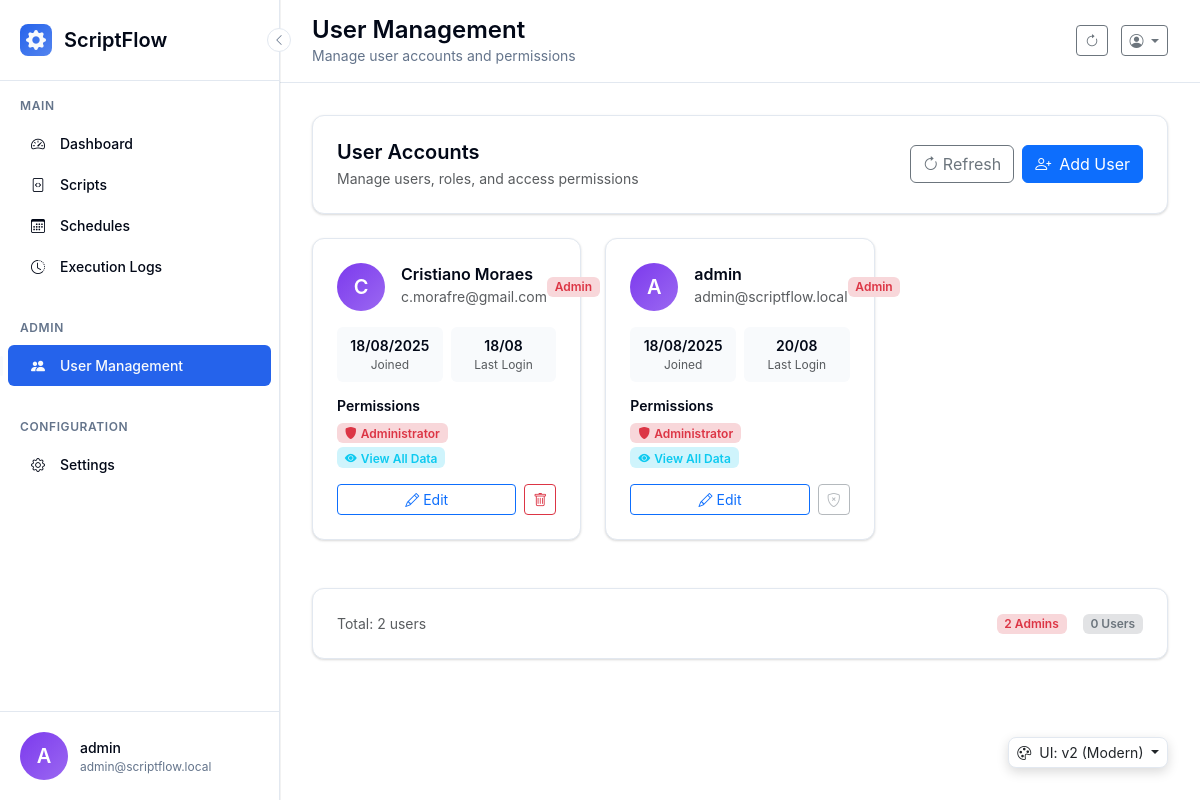
The app's page /admin/users?ui=v2 (signed in), older data.
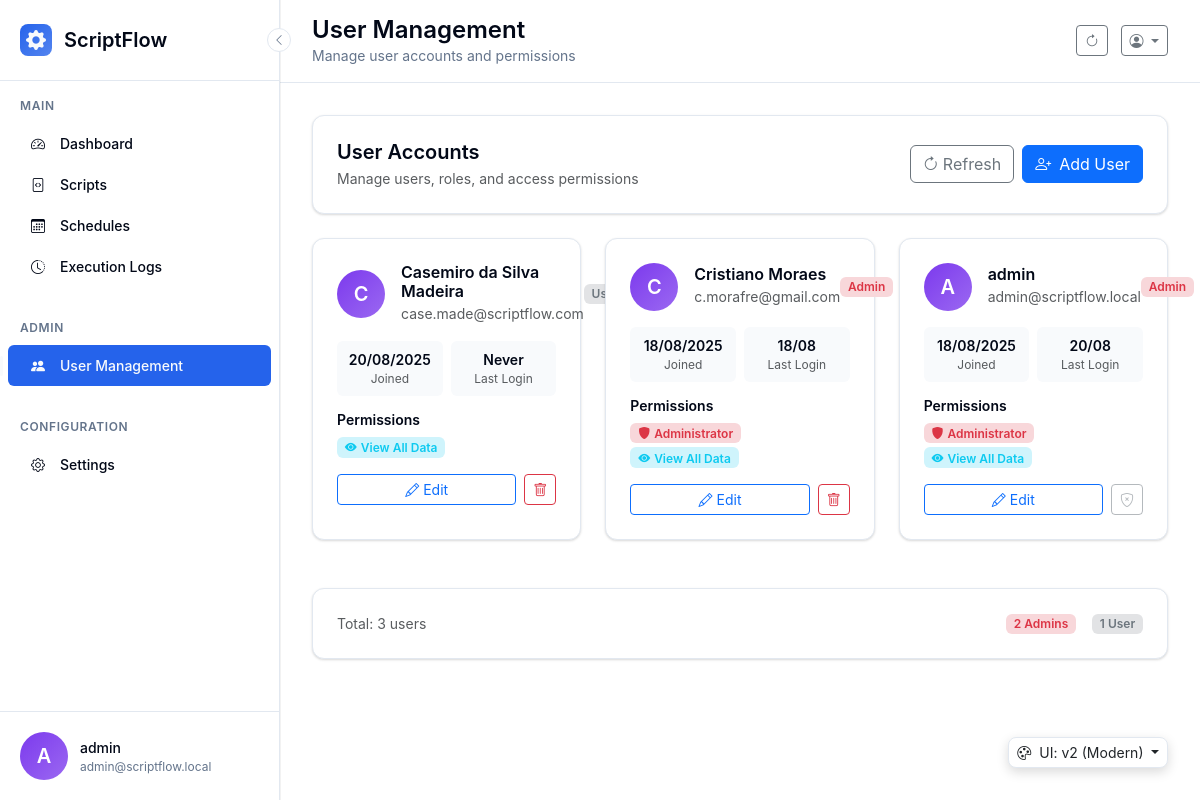
The same page, newer data.
### scriptflow.py (models this page shows, shortened)
class User(UserMixin, db.Model):
    __tablename__ = 'users'
    id = db.Column(db.Integer, primary_key=True)
    username = db.Column(db.String(80), unique=True, nullable=False)
    email = db.Column(db.String(120), unique=True, nullable=False)
    password_hash = db.Column(db.String(255), nullable=False)
    is_admin = db.Column(db.Boolean, default=False, nullable=False)
    can_view_all_data = db.Column(db.Boolean, default=False, nullable=False)
    created_at = db.Column(db.DateTime, default=datetime.now)
    last_login = db.Column(db.DateTime)

### scriptflow.py (the view)
@app.route('/admin/users')
@login_required
@admin_required
def manage_users():
    users = User.query.order_by(User.created_at.desc()).all()
    return render_template(UIVersionManager.get_template_path('admin/users.html'), users=users)

### config/ui_version.py (called while the page is built, shortened)
    @classmethod
    def get_ui_version(cls):
        if request and request.args.get('ui') in ['v1', 'v2']:
            ui_version = request.args.get('ui')
            if session:
                session['ui_version'] = ui_version
            return ui_version

    @classmethod
    def get_template_path(cls, template_name):
        ui_version = cls.get_ui_version()
        return f"{ui_version}/{template_name}"

    @classmethod
    def is_modern_ui(cls):
        return cls.get_ui_version() == cls.MODERN_VERSION

    @classmethod
    def get_ui_display_info(cls):
        current_version = cls.get_ui_version()
        is_v2 = current_version == cls.MODERN_VERSION
        return {
            'current_version': current_version,
            'current_label': 'v2 (Modern)' if is_v2 else 'v1 (Bootstrap)',
            'current_icon': 'bi-stars' if is_v2 else 'bi-bootstrap',
            'is_modern': is_v2,
            'switch_to_version': cls.DEFAULT_VERSION if is_v2 else cls.MODERN_VERSION,
            'switch_to_label': 'Switch to v1 (Bootstrap)' if is_v2 else 'Switch to v2 (Modern)',
            'switch_to_icon': 'bi-bootstrap' if is_v2 else 'bi-stars'
        }

### templates/v2/admin/users.html (shortened to what the changed rows need)
{% extends "v2/base.html" %}
{% block page_title %}User Management{% endblock %}
{% block content %}
{% if users %}
<div class="row">
    {% for user in users %}
    <div class="col-lg-4 col-md-6 mb-4">
        <div class="modern-card h-100">
            <div class="d-flex align-items-center mb-3">
                <div class="user-avatar me-3">
                    {{ user.username[0].upper() }}
                </div>
                <div class="flex-grow-1">
                    <h6 class="mb-0 fw-semibold">{{ user.username }}</h6>
                    <small class="text-muted">{{ user.email }}</small>
                </div>
                {% if user.is_admin %}
                <span class="badge bg-danger-subtle text-danger">Admin</span>
                {% else %}
                <span class="badge bg-secondary-subtle text-secondary">User</span>
                {% endif %}
            </div>
            <div class="mb-3">
                <div class="row g-2 text-center">
                    <div class="col-6">
                        <div class="p-2 bg-light rounded">
                            <div class="fw-semibold small">{{ user.created_at.strftime('%d/%m/%Y') if user.created_at else 'N/A' }}</div>
                            <div class="text-muted" style="font-size: 0.75rem;">Joined</div>
                        </div>
                    </div>
                    <div class="col-6">
                        <div class="p-2 bg-light rounded">
                            <div class="fw-semibold small">{{ user.last_login.strftime('%d/%m') if user.last_login else 'Never' }}</div>
                            <div class="text-muted" style="font-size: 0.75rem;">Last Login</div>
                        </div>
                    </div>
                </div>
            </div>
            <div class="mb-3">
                <h6 class="fw-semibold small mb-2">Permissions</h6>
                <div class="d-flex flex-wrap gap-1">
                    {% if user.is_admin %}
                    <span class="badge bg-danger-subtle text-danger">
                        <i class="bi bi-shield-fill me-1"></i>Administrator
                    </span>
                    {% endif %}
                    {% if user.can_view_all_data %}
                    <span class="badge bg-info-subtle text-info">
                        <i class="bi bi-eye-fill me-1"></i>View All Data
                    </span>
                    {% endif %}
                </div>
            </div>
            <div class="d-flex gap-2 mt-auto">
                <a href="{{ url_for('edit_user', user_id=user.id) }}" class="btn btn-outline-primary btn-sm flex-grow-1">
                    <i class="bi bi-pencil me-1"></i>Edit
                </a>
                {% if user.id != current_user.id %}
                <button class="btn btn-outline-danger btn-sm" onclick="confirmDelete('{{ user.id }}', '{{ user.username }}', {{ user.is_admin|lower }})">
                    <i class="bi bi-trash"></i>
                </button>
                {% else %}
                <button class="btn btn-outline-secondary btn-sm" disabled title="Cannot delete your own account">
                    <i class="bi bi-shield-x"></i>
                </button>
                {% endif %}
            </div>
        </div>
    </div>
    {% endfor %}
</div>
<div class="row mt-4">
    <div class="col-12">
        <div class="modern-card">
            <div class="d-flex justify-content-between align-items-center">
                <div class="text-muted small">
                    Total: {{ users|length }} user{{ 's' if users|length != 1 else '' }}
                </div>
                <div class="d-flex gap-3">
                    {% set admin_count = users|selectattr('is_admin')|list|length %}
                    {% set regular_count = users|length - admin_count %}
                    <span class="badge bg-danger-subtle text-danger">{{ admin_count }} Admin{{ 's' if admin_count != 1 else '' }}</span>
                    <span class="badge bg-secondary-subtle text-secondary">{{ regular_count }} User{{ 's' if regular_count != 1 else '' }}</span>
                </div>
            </div>
        </div>
    </div>
</div>
{% endif %}
{% endblock %}

### templates/v2/base.html (shortened to what the changed rows need)
<!DOCTYPE html>
<html lang="en">
<head>
    <link href="https://cdn.jsdelivr.net/npm/bootstrap@5.3.2/dist/css/bootstrap.min.css" rel="stylesheet">
    <link href="https://cdn.jsdelivr.net/npm/bootstrap-icons@1.11.0/font/bootstrap-icons.css" rel="stylesheet">
</head>
<body>
    <aside class="modern-sidebar" id="sidebar">
        <div class="sidebar-user" onclick="toggleUserMenu()">
            <div class="user-avatar">
                {{ current_user.username[0].upper() if current_user.username else 'U' }}
            </div>
            <div class="user-info">
                <div class="user-name">{{ current_user.username }}</div>
                <div class="user-email">{{ current_user.email if current_user.email else 'admin' }}</div>
            </div>
        </div>
    </aside>
    <main class="main-content" id="mainContent">
        <header class="main-header">
            <div>
                <h1 class="page-title">{% block page_title %}Dashboard{% endblock %}</h1>
            </div>
        </header>
        <div class="content-area">
            {% block content %}{% endblock %}
        </div>
    </main>
</body>
</html>

Row changes from the older to the newer data that the page shows:
added User: username "C", username "Casemiro da Silva Madeira", email "case.made@scriptflow.com", is_admin "User", created_at "20/08/2025", last_login "Never", can_view_all_data True (drawn)
Text that changed along with them:
{{ users|length }}: "2" → "3"
{{ regular_count }}: "0" → "1"
{{ 's' if regular_count != 1 else '' }}: "s" → (not shown)
